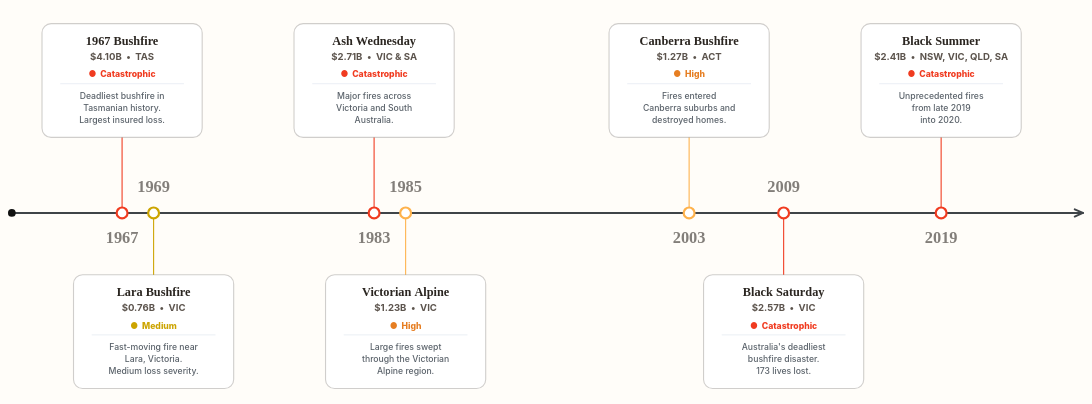

This figure's Vega-Lite source:
### Vega specification from a JSON file in a GitHub repository (floating-point values rounded to 4 significant figures)
{"$schema": "https://vega.github.io/schema/vega/v6.json", "description": "Selected historical timeline of major Australian bushfire events and normalised insured losses with severity tags and card boxes.", "width": 1200, "height": 435, "padding": {"top": 6, "bottom": 4, "left": 8, "right": 8}, "autosize": {"type": "fit-x", "contains": "padding", "resize": true}, "background": "#FFFDF9", "signals": [{"name": "hoveredYear", "value": null, "on": [{"events": "@event_hit:mouseover", "update": "datum.year"}, {"events": "@event_point_hit:mouseover", "update": "datum.year"}, {"events": "@event_hit:mouseout", "update": "null"}, {"events": "@event_point_hit:mouseout", "update": "null"}]}], "data": [{"name": "events", "values": [{"year": 1967, "name": "1967 Bushfire", "state": "TAS", "lossLabel": "$4.10B", "description": "Deadliest bushfire in\nTasmanian history.\nLargest insured loss.", "tooltipDescription": "Deadliest bushfire in Tasmanian history. Largest normalised insured loss.", "side": "top", "severity": "Catastrophic", "severityColor": "#f03b20", "severityTextColor": "#f03b20", "color": "#f03b20"}, {"year": 1969, "name": "Lara Bushfire", "state": "VIC", "lossLabel": "$0.76B", "description": "Fast-moving fire near\nLara, Victoria.\nMedium loss severity.", "tooltipDescription": "Fast-moving fire near Lara, Victoria. Medium loss severity.", "side": "bottom", "severity": "Medium", "severityColor": "#ffeda0", "severityTextColor": "#cca400", "color": "#cca400"}, {"year": 1983, "name": "Ash Wednesday", "state": "VIC & SA", "lossLabel": "$2.71B", "description": "Major fires across\nVictoria and South\nAustralia.", "tooltipDescription": "Major fires across Victoria and South Australia.", "side": "top", "severity": "Catastrophic", "severityColor": "#f03b20", "severityTextColor": "#f03b20", "color": "#f03b20"}, {"year": 1985, "name": "Victorian Alpine", "state": "VIC", "lossLabel": "$1.23B", "description": "Large fires swept\nthrough the Victorian\nAlpine region.", "tooltipDescription": "Large fires swept through the Victorian Alpine region.", "side": "bottom", "severity": "High", "severityColor": "#feb24c", "severityTextColor": "#e67e22", "color": "#feb24c"}, {"year": 2003, "name": "Canberra Bushfire", "state": "ACT", "lossLabel": "$1.27B", "description": "Fires entered\nCanberra suburbs and\ndestroyed homes.", "tooltipDescription": "Fires entered Canberra suburbs and destroyed homes.", "side": "top", "severity": "High", "severityColor": "#feb24c", "severityTextColor": "#e67e22", "color": "#feb24c"}, {"year": 2009, "name": "Black Saturday", "state": "VIC", "lossLabel": "$2.57B", "description": "Australia's deadliest\nbushfire disaster.\n173 lives lost.", "tooltipDescription": "Australia's deadliest bushfire disaster. 173 lives lost.", "side": "bottom", "severity": "Catastrophic", "severityColor": "#f03b20", "severityTextColor": "#f03b20", "color": "#f03b20"}, {"year": 2019, "name": "Black Summer", "state": "NSW, VIC, QLD, SA", "lossLabel": "$2.41B", "description": "Unprecedented fires\nfrom late 2019\ninto 2020.", "tooltipDescription": "Unprecedented fires from late 2019 into 2020.", "side": "top", "severity": "Catastrophic", "severityColor": "#f03b20", "severityTextColor": "#f03b20", "color": "#f03b20"}]}], "scales": [{"name": "x", "type": "linear", "domain": [1960, 2028], "range": "width", "zero": false, "nice": false}], "marks": [{"type": "rule", "encode": {"enter": {"x": {"value": 0}, "x2": {"signal": "width"}, "y": {"value": 228}, "stroke": {"value": "#3f4448"}, "strokeWidth": {"value": 2.2}, "strokeCap": {"value": "round"}}}}, {"type": "symbol", "encode": {"enter": {"x": {"value": 0}, "y": {"value": 228}, "shape": {"value": "circle"}, "size": {"value": 72}, "fill": {"value": "#111111"}}}}, {"type": "rule", "encode": {"enter": {"x": {"signal": "width"}, "x2": {"signal": "width - 9"}, "y": {"value": 228}, "y2": {"value": 224}, "stroke": {"value": "#3f4448"}, "strokeWidth": {"value": 2.1}, "strokeCap": {"value": "round"}}}}, {"type": "rule", "encode": {"enter": {"x": {"signal": "width"}, "x2": {"signal": "width - 9"}, "y": {"value": 228}, "y2": {"value": 232}, "stroke": {"value": "#3f4448"}, "strokeWidth": {"value": 2.1}, "strokeCap": {"value": "round"}}}}, {"type": "rule", "from": {"data": "events"}, "encode": {"enter": {"x": {"scale": "x", "field": "year"}, "y": {"value": 228}, "y2": {"signal": "datum.side === 'top' ? 145 : 296"}, "strokeWidth": {"value": 1.25}, "strokeCap": {"value": "round"}}, "update": {"stroke": {"field": "color"}, "opacity": {"signal": "hoveredYear === null || hoveredYear === datum.year ? 0.95 : 0.24"}}}}, {"type": "symbol", "from": {"data": "events"}, "encode": {"enter": {"x": {"scale": "x", "field": "year"}, "y": {"value": 228}, "shape": {"value": "circle"}, "fill": {"value": "#ffffff"}, "strokeWidth": {"value": 2.4}}, "update": {"size": {"signal": "hoveredYear === datum.year ? 190 : 142"}, "stroke": {"field": "color"}, "opacity": {"signal": "hoveredYear === null || hoveredYear === datum.year ? 1 : 0.36"}}}}, {"name": "card_box", "type": "rect", "from": {"data": "events"}, "encode": {"enter": {"x": {"scale": "x", "field": "year", "offset": -88}, "y": {"signal": "datum.side === 'top' ? 20 : 296"}, "width": {"value": 176}, "height": {"value": 125}, "cornerRadius": {"value": 10}, "fill": {"value": "#ffffff"}, "shadowColor": {"value": "rgba(43, 38, 33, 0.04)"}, "shadowBlur": {"value": 8}, "shadowOffsetX": {"value": 0}, "shadowOffsetY": {"value": 2}}, "update": {"stroke": {"signal": "hoveredYear === datum.year ? datum.severityColor : 'rgba(43, 38, 33, 0.22)'"}, "strokeWidth": {"signal": "hoveredYear === datum.year ? 2.2 : 1.2"}, "opacity": {"signal": "hoveredYear === null || hoveredYear === datum.year ? 1 : 0.36"}}}}, {"type": "text", "from": {"data": "events"}, "encode": {"enter": {"x": {"scale": "x", "field": "year"}, "y": {"signal": "datum.side === 'top' ? 256 : 200"}, "text": {"signal": "datum.year + ''"}, "align": {"value": "center"}, "baseline": {"value": "middle"}, "font": {"value": "Outfit"}, "fontSize": {"value": 18}, "fontWeight": {"value": 800}}, "update": {"fill": {"signal": "hoveredYear === datum.year ? datum.color : 'rgba(43, 38, 33, 0.62)'"}, "opacity": {"signal": "hoveredYear === datum.year ? 1.0 : 0.95"}}}}, {"type": "text", "from": {"data": "events"}, "encode": {"enter": {"x": {"scale": "x", "field": "year"}, "y": {"signal": "datum.side === 'top' ? 32 : 308"}, "text": {"field": "name"}, "align": {"value": "center"}, "baseline": {"value": "top"}, "font": {"value": "Outfit"}, "fontSize": {"value": 13.5}, "fontWeight": {"value": 800}, "fill": {"value": "#2b2621"}, "limit": {"value": 166}}, "update": {"opacity": {"signal": "hoveredYear === null || hoveredYear === datum.year ? 1 : 0.36"}}}}, {"type": "text", "from": {"data": "events"}, "encode": {"enter": {"x": {"scale": "x", "field": "year"}, "y": {"signal": "datum.side === 'top' ? 52 : 328"}, "text": {"signal": "datum.lossLabel + '  •  ' + datum.state"}, "align": {"value": "center"}, "baseline": {"value": "top"}, "font": {"value": "Inter"}, "fontSize": {"value": 10.5}, "fontWeight": {"value": 700}, "limit": {"value": 166}}, "update": {"fill": {"value": "#5c544d"}, "opacity": {"signal": "hoveredYear === null || hoveredYear === datum.year ? 1 : 0.36"}}}}, {"type": "text", "from": {"data": "events"}, "encode": {"enter": {"x": {"scale": "x", "field": "year"}, "y": {"signal": "datum.side === 'top' ? 71 : 347"}, "text": {"signal": "'●  ' + datum.severity"}, "align": {"value": "center"}, "baseline": {"value": "top"}, "font": {"value": "Inter"}, "fontSize": {"value": 9.5}, "fontWeight": {"value": 800}, "limit": {"value": 166}}, "update": {"fill": {"field": "severityTextColor"}, "opacity": {"signal": "hoveredYear === null || hoveredYear === datum.year ? 1 : 0.36"}}}}, {"type": "rule", "from": {"data": "events"}, "encode": {"enter": {"x": {"scale": "x", "field": "year", "offset": -68}, "x2": {"scale": "x", "field": "year", "offset": 68}, "y": {"signal": "datum.side === 'top' ? 86 : 362"}, "stroke": {"value": "#e2e8f0"}, "strokeWidth": {"value": 0.75}}, "update": {"opacity": {"signal": "hoveredYear === null || hoveredYear === datum.year ? 1 : 0.36"}}}}, {"type": "text", "from": {"data": "events"}, "encode": {"enter": {"x": {"scale": "x", "field": "year"}, "y": {"signal": "datum.side === 'top' ? 95 : 371"}, "text": {"field": "description"}, "align": {"value": "center"}, "baseline": {"value": "top"}, "font": {"value": "Inter"}, "fontSize": {"value": 9.5}, "fontWeight": {"value": 500}, "fill": {"value": "#5a626a"}, "lineBreak": {"value": "\n"}, "lineHeight": {"value": 13}, "limit": {"value": 166}}, "update": {"opacity": {"signal": "hoveredYear === null || hoveredYear === datum.year ? 1 : 0.36"}}}}, {"name": "event_hit", "type": "rect", "from": {"data": "events"}, "encode": {"enter": {"x": {"scale": "x", "field": "year", "offset": -88}, "y": {"signal": "datum.side === 'top' ? 20 : 296"}, "width": {"value": 176}, "height": {"value": 125}, "fill": {"value": "#ffffff"}, "fillOpacity": {"value": 0.001}, "cursor": {"value": "pointer"}, "tooltip": {"signal": "{'Event:': datum.name, 'Year:': datum.year, 'Normalised insured loss:': datum.lossLabel, 'State:': datum.state, 'Severity:': datum.severity, 'Description:': datum.tooltipDescription}"}}}}, {"name": "event_point_hit", "type": "symbol", "from": {"data": "events"}, "encode": {"enter": {"x": {"scale": "x", "field": "year"}, "y": {"value": 228}, "shape": {"value": "circle"}, "size": {"value": 760}, "fill": {"value": "#ffffff"}, "fillOpacity": {"value": 0.001}, "strokeOpacity": {"value": 0}, "cursor": {"value": "pointer"}, "tooltip": {"signal": "{'Event:': datum.name, 'Year:': datum.year, 'Normalised insured loss:': datum.lossLabel, 'State:': datum.state, 'Severity:': datum.severity, 'Description:': datum.tooltipDescription}"}}}}]}
